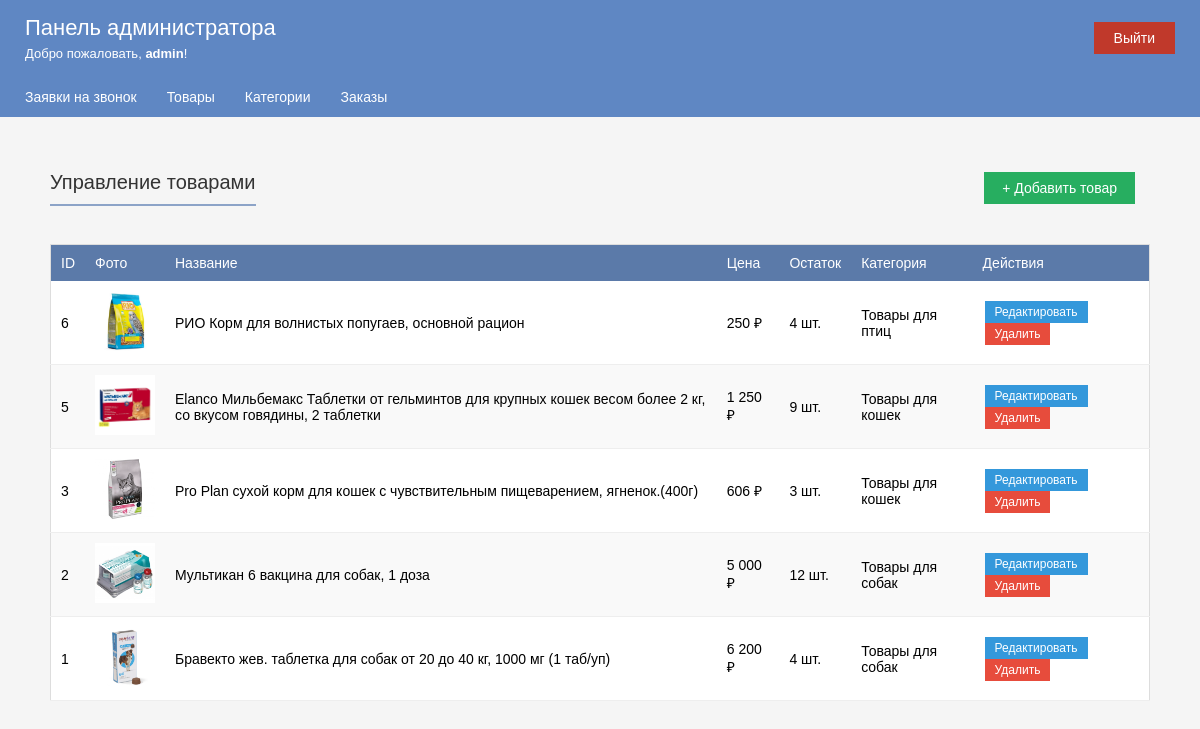
Screenshot of /adm/admin_shop.php (signed in) with the database file from the repository.
### tables this page shows
CREATE TABLE `shop` (
  `id` int NOT NULL,
  `title` varchar(255) NOT NULL,
  `price` int NOT NULL,
  `img` varchar(50) NOT NULL,
  `description` text NOT NULL,
  `stock` int NOT NULL,
  `category_id` int DEFAULT NULL,
  `category` text NOT NULL
);

CREATE TABLE `categories` (
  `id` int NOT NULL,
  `name` varchar(100) NOT NULL,
  `value` varchar(50) NOT NULL
);

### adm/admin_shop.php (the view, shortened to what this page needs)
<?php
include '../top/db_connect.php';
$result = mysqli_query($db, "SELECT s.*, c.name as category_name
        FROM shop s
        LEFT JOIN categories c ON s.category_id = c.id
        ORDER BY s.id DESC");
include '../adm/top_adm/header.php';
?>
<div class="content">
    <div style="display: flex; justify-content: space-between; align-items: center; margin-bottom: 25px;">
        <h2 class="section-title" style="margin-bottom: 0;">Управление товарами</h2>
        <a href="admin_add_product.php" class="btn-add">+ Добавить товар</a>
    </div>
    <div class="table-container">
        <table class="admin-table">
            <thead>
                <tr>
                    <th>ID</th>
                    <th>Фото</th>
                    <th>Название</th>
                    <th>Цена</th>
                    <th>Остаток</th>
                    <th>Категория</th>
                    <th>Действия</th>
                </tr>
            </thead>
            <tbody>
                <?php while ($row = mysqli_fetch_assoc($result)): ?>
                <tr>
                    <td><?php echo $row['id'];?></td>
                    <td>
                        <?php if (!empty($row['img'])): ?>
                            <img src="/Vet/images/<?php echo $row['img']; ?>" style="width: 60px; height: 60px; object-fit: cover;">
                        <?php else: ?>
                            <span style="color: #999;">Нет фото</span>
                        <?php endif; ?>
                    </td>
                    <td><?php echo htmlspecialchars($row['title']); ?></td>
                    <td><?php echo number_format($row['price'], 0, '', ' '); ?> ₽</td>
                    <td><?php echo $row['stock']; ?> шт.</td>
                    <td><?php echo $row['category_name'] ?? 'Без категории'; ?></td>
                    <td>
                         <a href="admin_edit_product.php?id=<?php echo $row['id']; ?>" class="btn-action btn-edit">Редактировать</a>
                         <a href="admin_delete_product.php?id=<?php echo $row['id']; ?>
                         " class="btn-action btn-delete" onclick="return confirm('Удалить товар?')">Удалить</a>
                     </td>
                </tr>
                <?php endwhile; ?>
            </tbody>
         </table>
    </div>
</div>
<?php include '../adm/top_adm/footer.php'; ?>

### adm/top_adm/header.php (shortened to what this page needs)
<?php
$admin_name = isset($admin['name']) ? $admin['name'] : ($_SESSION['adm_login'] ?? 'Администратор');
?>
<!DOCTYPE html>
<html>
<head>
    <link rel="stylesheet" href="style_adm.css">
</head>
<body>
<div class="admin-container">
    <div class="admin-header">
        <div>
            <h1>Панель администратора</h1>
            <p>Добро пожаловать, <strong><?php echo htmlspecialchars($admin_name); ?></strong>!</p>
        </div>
        <a href="admin_logout.php">Выйти</a>
    </div>
    <?php include 'menu_adm.php'; ?>
    <div class="content">

### adm/top_adm/menu_adm.php
<nav class="menu">
    <ul>
        <div>
            <li><a href="admin_panel.php">Заявки на звонок</a></li>
            <li><a href="admin_shop.php">Товары</a></li>
            <li><a href="admin_categories.php">Категории</a></li>
            <li><a href="admin_orders.php">Заказы</a></li>
        </div>
    </ul>
</nav>

### adm/top_adm/footer.php
  </div>
</div>
</body>
</html>

### adm/top_adm/header.php (style rules this page uses)
* { margin:0; padding:0; }
body { background-color: #f5f5f5; font-family: Arial, sans-serif; }
.admin-container { width: 100%; font-family: sans-serif; }
.admin-header { background-color: #5f87c3; color: white; padding: 15px 25px; display: flex; justify-content: space-between; align-items: center; }
.admin-header h1 { margin: 0; font-size: 22px; font-weight: normal; }
.admin-header p { margin: 5px 0 0; font-size: 13px; }
.admin-header a { background-color: #c0392b; color: white; padding: 8px 20px; text-decoration: none; font-size: 14px; }
.menu { background-color: #5f87c3; padding: 0 25px; border-top: 1px solid #5f87c3; }
.menu ul { display: flex; justify-content: space-between; align-items: center; list-style: none; margin: 0; padding: 0; }
.menu ul div { display: flex; gap: 30px; }
.menu li a { display: block; color: white; text-decoration: none; padding: 12px 0; font-size: 14px; }
.content { padding: 20px 25px; }
.section-title { color: #333; margin-bottom: 20px; font-size: 20px; font-weight: normal; border-bottom: 2px solid #8ca3c7; padding-bottom: 10px; }
.admin-table { width: 100%; border-collapse: collapse; background-color: white; border: 1px solid #ddd; }
.admin-table th { background-color: #5b7aa9; color: white; padding: 10px; text-align: left; font-weight: normal; font-size: 14px; }
.admin-table td { padding: 10px; border-bottom: 1px solid #eee; font-size: 14px; }
.admin-table tr:nth-child(even) { background-color: #f9f9f9; }
.btn-action { display: inline-block; padding: 6px 15px; background-color: #879bb8; color: white; text-decoration: none; font-size: 13px; border: none; cursor: pointer; }
.btn-edit { background-color: #9dc4de; }
.btn-delete { background-color: #e74c3c; }
.table-container { padding: 0; }
.btn-add { background-color: #4a6fa5; color: white; padding: 8px 18px; text-decoration: none; font-size: 14px; margin: 15px; }

### adm/admin_shop.php (style rules this page uses)
.btn-add { display: inline-block; background-color: #27ae60; color: white; padding: 8px 18px; text-decoration: none; font-size: 14px; }
.btn-action { display: inline-block; padding: 4px 10px; text-decoration: none; font-size: 12px; margin: 0 2px; }
.btn-edit { background-color: #3498db; color: white; }
.btn-delete { background-color: #e74c3c; color: white; }

### rows the page displays
shop: id "6", img (picture), title "РИО Корм для волнистых попугаев, основной рацион", price "250", stock "4", category.name "Товары для птиц"
shop: id "5", img (picture), title "Elanco Мильбемакс Таблетки от гельминтов для крупных кошек весом более 2 кг, со вкусом говядины, 2 таблетки", price "1 250", stock "9", category.name "Товары для кошек"
shop: id "3", img (picture), title "Pro Plan сухой корм для кошек с чувствительным пищеварением, ягненок.(400г)", price "606", stock "3", category.name "Товары для кошек"
shop: id "2", img (picture), title "Мультикан 6 вакцина для собак, 1 доза", price "5 000", stock "12", category.name "Товары для собак"
shop: id "1", img (picture), title "Бравекто жев. таблетка для собак от 20 до 40 кг, 1000 мг (1 таб/уп)", price "6 200", stock "4", category.name "Товары для собак"

### other values shown
$admin_name "admin"
